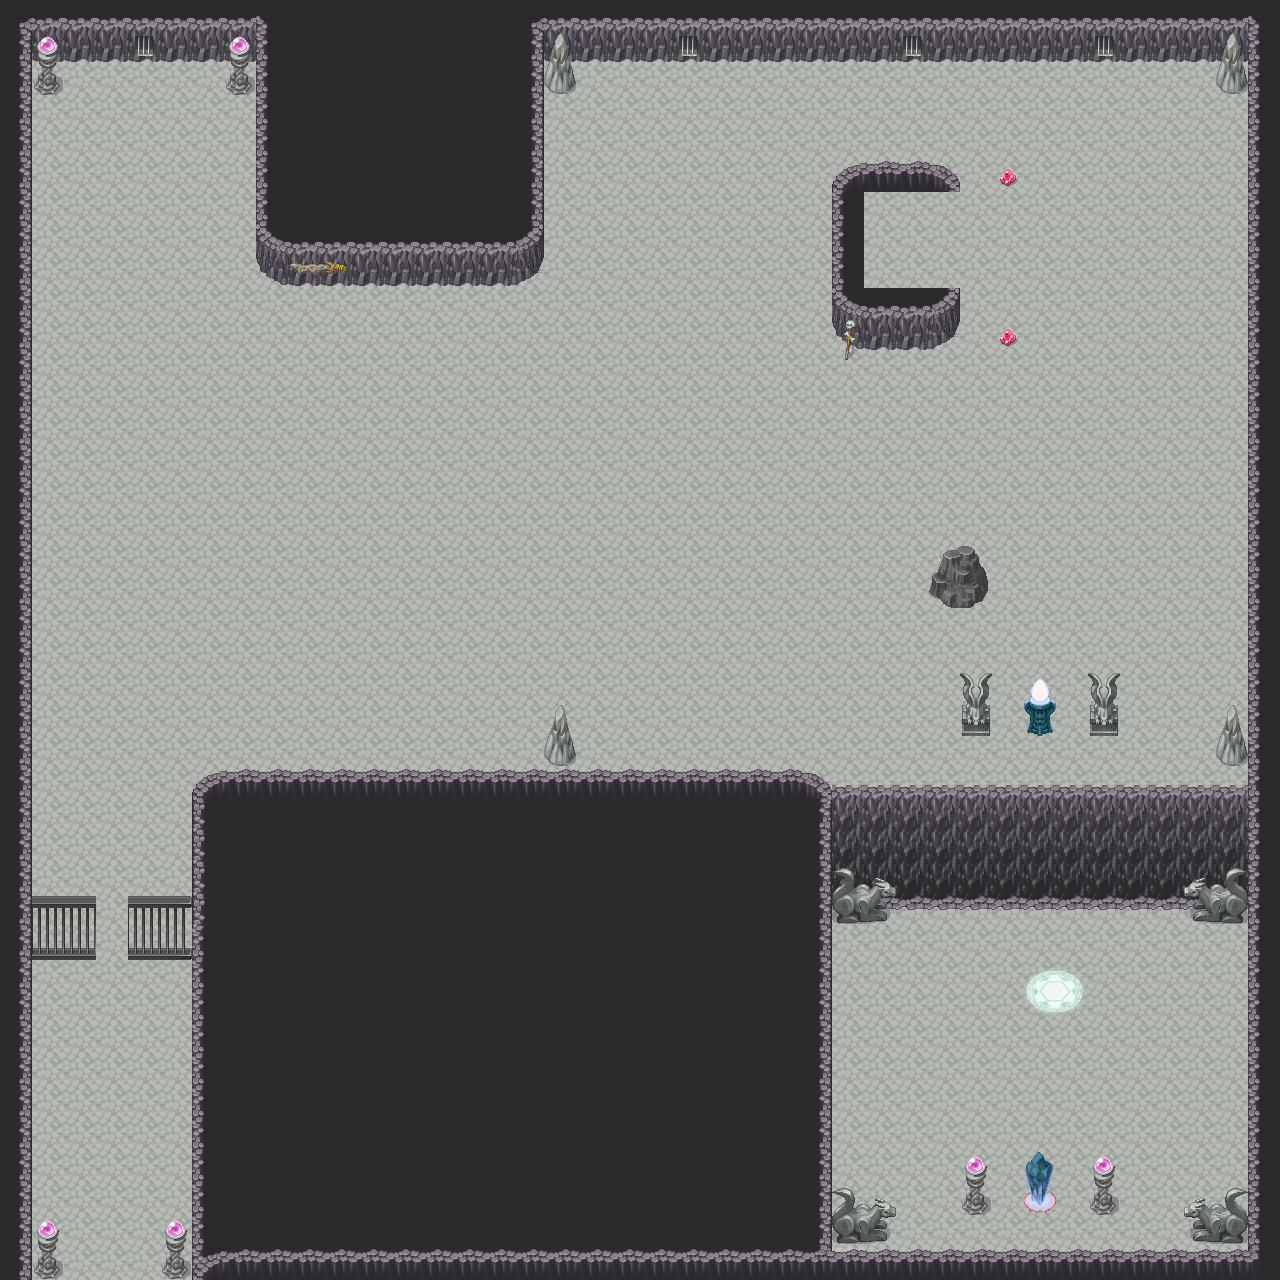

A level layout from a 2D game, rendered from its tile map. Below: a short description, then the map file with tile-grid data replaced by summaries:
An orthogonal 40x40 tile map with 32x32 px tiles, 5 tile layers (Background, Wall, GroundObject, Object, ...) and 43 objects (15x Spike, 5x Switch, 3x Model, 2x Medusa, Door, ...).

<map version="1.0" orientation="orthogonal" renderorder="right-down" width="40" height="40" tilewidth="32" tileheight="32" nextobjectid="87">
 <tileset firstgid="1" name="All_Tiles" tilewidth="32" tileheight="32" tilecount="1200" columns="40">
  <image source="../Tiles/All_Tiles.png" width="1280" height="960" />
 </tileset>
 <layer name="Background" width="40" height="40">
  <properties>
   <property name="collide" type="bool" value="false" />
   <property name="worldSize" type="bool" value="true" />
  </properties>
  <data>[1600 cells, 1600 non-empty, 7 distinct tile ids]</data>
 </layer>
 <layer name="Wall" width="40" height="40">
  <properties>
   <property name="blockView" type="bool" value="true" />
   <property name="collide" type="bool" value="true" />
   <property name="worldSize" type="bool" value="false" />
  </properties>
  <data>[1600 cells, 644 non-empty, 28 distinct tile ids]</data>
 </layer>
 <layer name="GroundObject" width="40" height="40">
  <data>[1600 cells, 14 non-empty, 10 distinct tile ids]</data>
 </layer>
 <layer name="Object" width="40" height="40">
  <properties>
   <property name="collide" type="bool" value="false" />
   <property name="worldSize" type="bool" value="false" />
   <property name="z_index" type="int" value="6" />
  </properties>
  <data>[1600 cells, 23 non-empty, 10 distinct tile ids]</data>
 </layer>
 <layer name="ObjectCollide" width="40" height="40">
  <properties>
   <property name="blockView" type="bool" value="true" />
   <property name="collide" type="bool" value="true" />
   <property name="worldSize" type="bool" value="false" />
  </properties>
  <data>[1600 cells, 21 non-empty, 8 distinct tile ids]</data>
 </layer>
 <objectgroup name="Interractions">
  <object id="33" name="Model" x="751" y="337" visible="0" />
  <object id="36" name="Door" x="96" y="896.333" width="32.3333" height="63.6667">
   <properties>
    <property name="switchesIndex" value="0" />
   </properties>
  </object>
  <object id="37" name="Switch" x="122" y="1012" width="50" height="42">
   <properties>
    <property name="index" value="0" />
   </properties>
  </object>
  <object id="51" name="Spike" x="446.667" y="285.333" width="32.333" height="34.667">
   <properties>
    <property name="switchesIndex" value="1,4" />
   </properties>
  </object>
  <object id="53" name="Spike" x="448" y="320.667" width="31" height="30.333">
   <properties>
    <property name="switchesIndex" value="1,4" />
   </properties>
  </object>
  <object id="54" name="Spike" x="448" y="354" width="31" height="26">
   <properties>
    <property name="switchesIndex" value="1,4" />
   </properties>
  </object>
  <object id="55" name="Spike" x="448.667" y="385" width="31.333" height="29">
   <properties>
    <property name="switchesIndex" value="1,4" />
   </properties>
  </object>
  <object id="56" name="Spike" x="448.667" y="418.333" width="30.333" height="27.667">
   <properties>
    <property name="switchesIndex" value="1,4" />
   </properties>
  </object>
  <object id="57" name="Spike" x="448" y="447.667" width="31" height="30.333">
   <properties>
    <property name="switchesIndex" value="1,4" />
   </properties>
  </object>
  <object id="58" name="Spike" x="447.667" y="478.667" width="31.333" height="31.333">
   <properties>
    <property name="switchesIndex" value="1,4" />
   </properties>
  </object>
  <object id="59" name="Switch" x="343.333" y="713.333" width="50" height="42">
   <properties>
    <property name="index" value="4" />
   </properties>
  </object>
  <object id="60" name="Switch" x="334" y="294.667" width="50" height="42">
   <properties>
    <property name="index" value="1" />
   </properties>
  </object>
  <object id="62" name="Door" type="HiddenZone" x="832" y="180" width="154.666" height="118.667">
   <properties>
    <property name="switchesIndex" value="2" />
   </properties>
  </object>
  <object id="63" name="Switch" x="1163.33" y="220" width="50" height="42">
   <properties>
    <property name="index" value="2" />
   </properties>
  </object>
  <object id="67" name="Hole" x="1016" y="549.333" width="74.6667" height="73.3333">
   <properties>
    <property name="switchesIndex" value="3" />
   </properties>
  </object>
  <object id="70" name="Switch" x="800.667" y="537.333" width="50" height="42">
   <properties>
    <property name="index" value="3" />
   </properties>
  </object>
  <object id="76" name="Spike" x="447.667" y="512" width="31.333" height="32">
   <properties>
    <property name="switchesIndex" value="1,4" />
   </properties>
  </object>
  <object id="77" name="Spike" x="448.667" y="543" width="31.333" height="32">
   <properties>
    <property name="switchesIndex" value="1,4" />
   </properties>
  </object>
  <object id="78" name="Spike" x="448.667" y="576" width="31.333" height="32">
   <properties>
    <property name="switchesIndex" value="1,4" />
   </properties>
  </object>
  <object id="79" name="Spike" x="448.667" y="607" width="31.333" height="32">
   <properties>
    <property name="switchesIndex" value="1,4" />
   </properties>
  </object>
  <object id="80" name="Spike" x="447.667" y="640" width="31.333" height="32">
   <properties>
    <property name="switchesIndex" value="1,4" />
   </properties>
  </object>
  <object id="81" name="Spike" x="448.667" y="672" width="31.333" height="32">
   <properties>
    <property name="switchesIndex" value="1,4" />
   </properties>
  </object>
  <object id="82" name="Spike" x="448.667" y="704" width="31.333" height="32">
   <properties>
    <property name="switchesIndex" value="1,4" />
   </properties>
  </object>
  <object id="83" name="Spike" x="449.667" y="737" width="31.333" height="32">
   <properties>
    <property name="switchesIndex" value="1,4" />
   </properties>
  </object>
 </objectgroup>
 <objectgroup name="Ennemies">
  <object id="34" name="Model" x="526" y="332" visible="0">
   <properties>
    <property name="path" type="int" value="0" />
    <property name="pathIndex" type="int" value="0" />
    <property name="speed" type="int" value="50" />
    <property name="timeRotation" type="int" value="2500" />
   </properties>
  </object>
  <object id="39" name="0-0" type="Medusa" x="58" y="513.333" width="46" height="37.3333">
   <properties>
    <property name="index" type="int" value="0" />
    <property name="pathIndex" type="int" value="0" />
    <property name="speed" type="int" value="50" />
    <property name="timeRotation" type="int" value="2500" />
   </properties>
  </object>
  <object id="41" name="0-1" x="212.667" y="509.333" width="46" height="37.3333">
   <properties>
    <property name="index" type="int" value="0" />
    <property name="pathIndex" type="int" value="1" />
    <property name="speed" type="int" value="50" />
    <property name="timeRotation" type="int" value="2500" />
   </properties>
  </object>
  <object id="42" name="0-2" x="207.333" y="378.667" width="46" height="37.3333">
   <properties>
    <property name="index" type="int" value="0" />
    <property name="pathIndex" type="int" value="2" />
    <property name="speed" type="int" value="50" />
    <property name="timeRotation" type="int" value="2500" />
   </properties>
  </object>
  </objectgroup>
 <objectgroup name="StartPosition">
  <!-- 1 objects omitted --></objectgroup>
 <objectgroup name="Souls">
  <!-- 3 objects omitted --></objectgroup>
 <objectgroup name="Exit">
  <!-- 1 objects omitted --></objectgroup>
 <objectgroup name="Teleport">
  <!-- 2 objects omitted --></objectgroup>
 <objectgroup name="DialAreas">
  <!-- 3 objects omitted --></objectgroup>
</map>
<!-- 15 of 43 objects omitted -->
